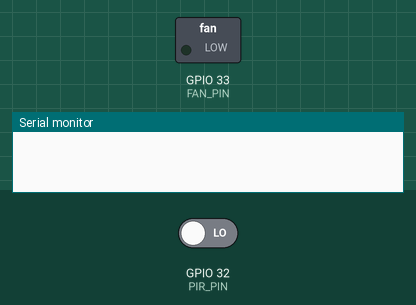
This sketch was run on a simulated ESP32. On the bench: switched loads named in the sketch (green lamp = pin HIGH), the last lines printed to the serial monitor. The inputs (shaded band) are chosen by the test bench; at power-on: GPIO 32 (PIR_PIN) LOW.

Above: at 1.2 s.
1.3 s: GPIO 32 (PIR_PIN) driven HIGH
At 2.5 s:
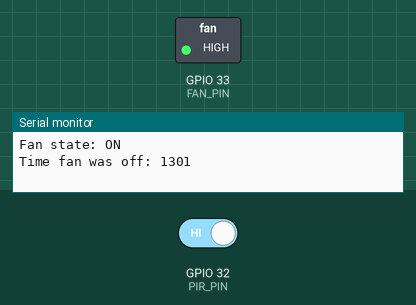
2.8 s: GPIO 32 (PIR_PIN) driven LOW
At 3.7 s:
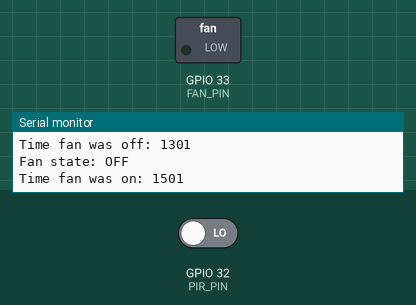
Timing chart, 0 to 5.8 s (numbered marks = the images above; inputs shaded):
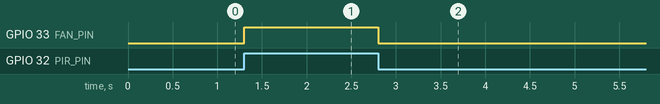

Measured:
- after the input at 1.3 s, GPIO 33 (FAN_PIN): LOW → HIGH at once
- after the input at 2.8 s, GPIO 33 (FAN_PIN): HIGH → LOW at once

The sketch:

SmartDesktop.ino
```cpp
#define FAN_PIN 33
#define FAN_DELAY 10000
#define PIR_PIN 32

bool fanState = false;

void setup() {
  Serial.begin(115200);
  pinMode(PIR_PIN, INPUT);
  pinMode(FAN_PIN, OUTPUT);
  digitalWrite(FAN_PIN, LOW);
}

void loop() {
  static unsigned long onTimer = 0;
  static unsigned long offTimer = 0;

  if (digitalRead(PIR_PIN) == HIGH) {
    fanOn();
  }
  else {
    fanOff();
  }

  // Print fan state every time it changes
  static bool lastFanState = false;
  if (fanState != lastFanState) {
    Serial.print("Fan state: ");
    Serial.println(fanState ? "ON" : "OFF");
    lastFanState = fanState;

    if (fanState) {
      onTimer = millis();
      Serial.print("Time fan was off: ");
      Serial.println(millis() - offTimer);
    } else {
      offTimer = millis();
      Serial.print("Time fan was on: ");
      Serial.println(millis() - onTimer);
    }
  }
}

void fanOn() {
  digitalWrite(FAN_PIN, HIGH);
  fanState = true;
}

void fanOff() {
  digitalWrite(FAN_PIN, LOW);
  fanState = false;
}
```
